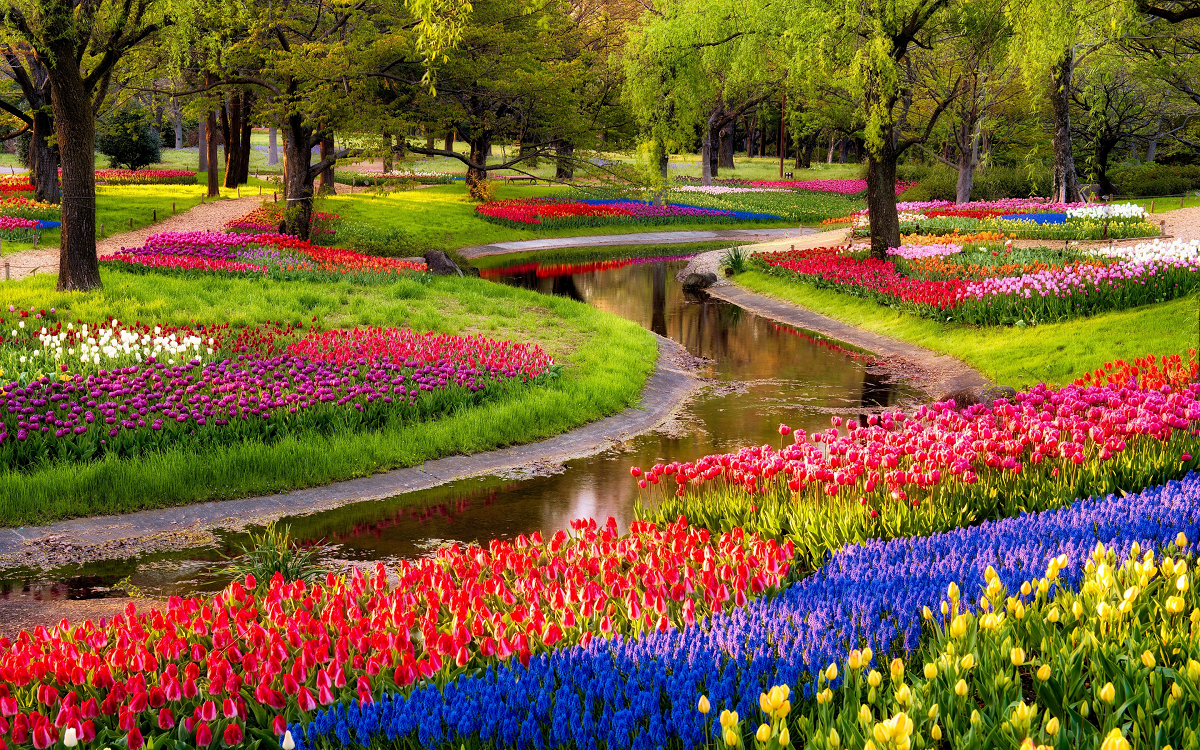
//> input picture image1.png, 1200 x 750 px
$ ./main   (built with g++ and OpenCV 4)
//> lines starting //> are read from the running program, lines starting //| are printed output that depends on the picture
// main.cpp

#include<opencv2/opencv.hpp>

#include<iostream>
#include<conio.h>           // may have to modify this line if not using Windows

///////////////////////////////////////////////////////////////////////////////////////////////////
int main() {

    // open the original image, show an error message and bail if not successful
    cv::Mat imgOriginal = cv::imread("image1.png");
//> imgOriginal is the input picture: 750 rows x 1200 cols, CV_8UC3; mean B, G, R 52.4, 94.2, 120.3
    if (imgOriginal.empty()) {
        std::cout << "error: image not read from file\n\n";
        _getch();          // may have to modify this line if not using Windows
        return(0);
    }
    cv::imshow("imgOriginal", imgOriginal);


    // split the original image into Blue, Green, and Red channels
    std::vector<cv::Mat> imgBgrColorChannels;
    cv::split(imgOriginal, imgBgrColorChannels);
    cv::Mat imgBlue = imgBgrColorChannels[0];
    cv::Mat imgGreen = imgBgrColorChannels[1];
    cv::Mat imgRed = imgBgrColorChannels[2];

    // display the Blue, Green, and Red channel images
    cv::imshow("imgBlue", imgBlue);
    cv::imshow("imgGreen", imgGreen);
    cv::imshow("imgRed", imgRed);

    // split the original image into Hue, Saturation, and Value channels
    cv::Mat imgHsv;
    cv::cvtColor(imgOriginal, imgHsv, CV_BGR2HSV);
//> imgHsv: 750 rows x 1200 cols, CV_8UC3; mean H, S, V 53.4, 188, 135.9
    std::vector<cv::Mat> imgHsvColorChannels;
    cv::split(imgHsv, imgHsvColorChannels);
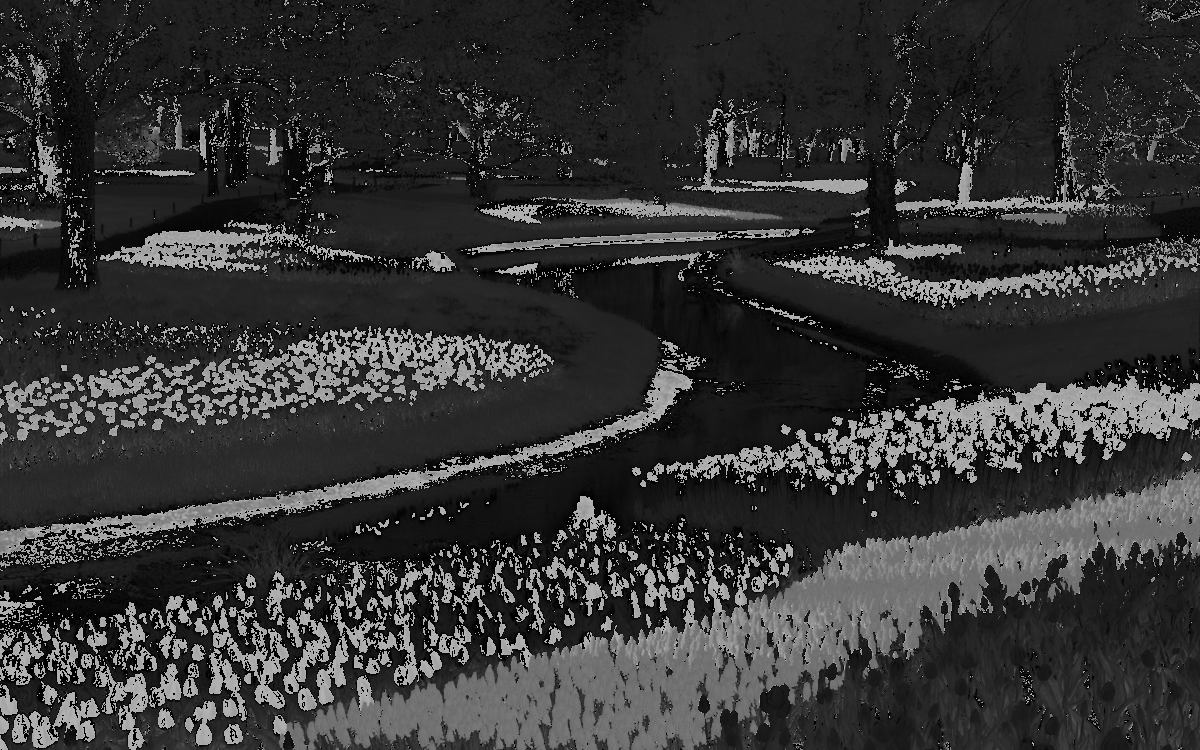
//> imgHsvColorChannels[0]: 750 rows x 1200 cols, CV_8UC1; min 0, max 179, mean 53.4
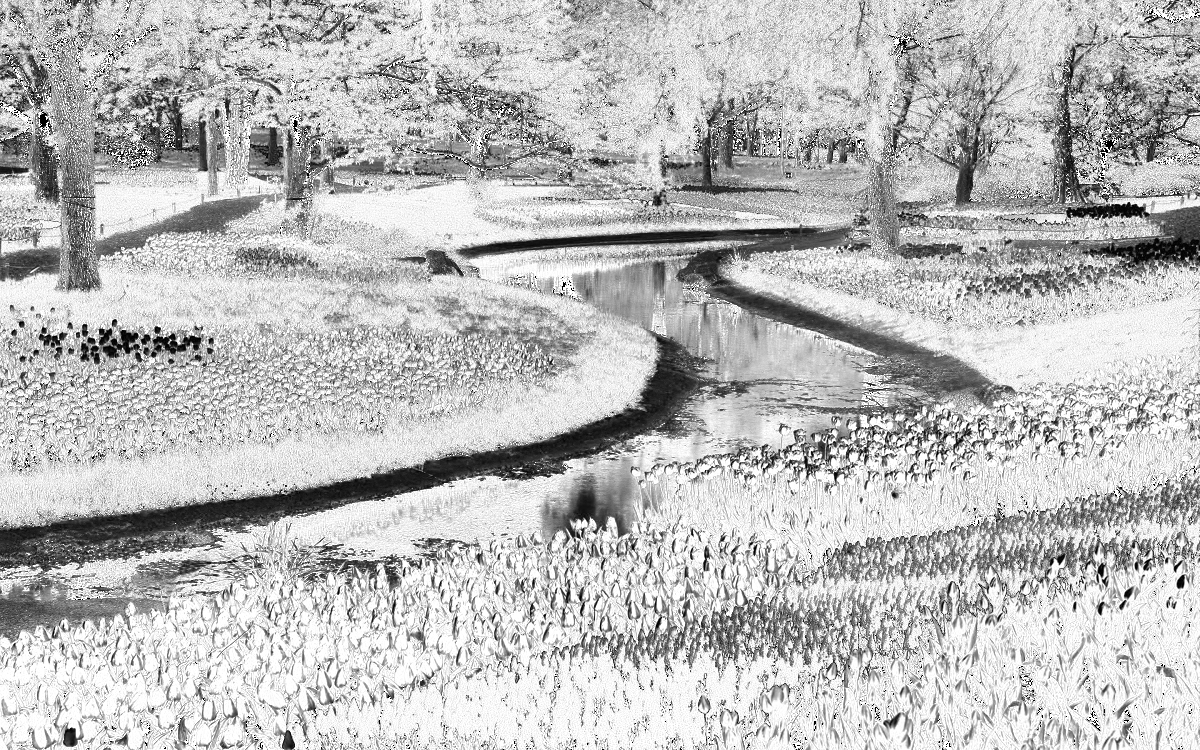
//> imgHsvColorChannels[1]: 750 rows x 1200 cols, CV_8UC1; min 0, max 255, mean 188
    cv::Mat imgHue = imgHsvColorChannels[0];
    cv::Mat imgSat = imgHsvColorChannels[1];
    cv::Mat imgVal = imgHsvColorChannels[2];

    // display the Hue, Saturation, and Value channels
    cv::imshow("imgHue", imgHue);
    cv::imshow("imgSat", imgSat);
    cv::imshow("imgVal", imgVal);

    // split the original image into Luminance, A, and B channels
    cv::Mat imgLab;
    cv::cvtColor(imgOriginal, imgLab, CV_BGR2Lab);
//> imgLab: 750 rows x 1200 cols, CV_8UC3; mean of channels 0, 1, 2 110.8, 134.2, 154.9
    std::vector<cv::Mat> imgLabColorChannels;
    cv::split(imgLab, imgLabColorChannels);
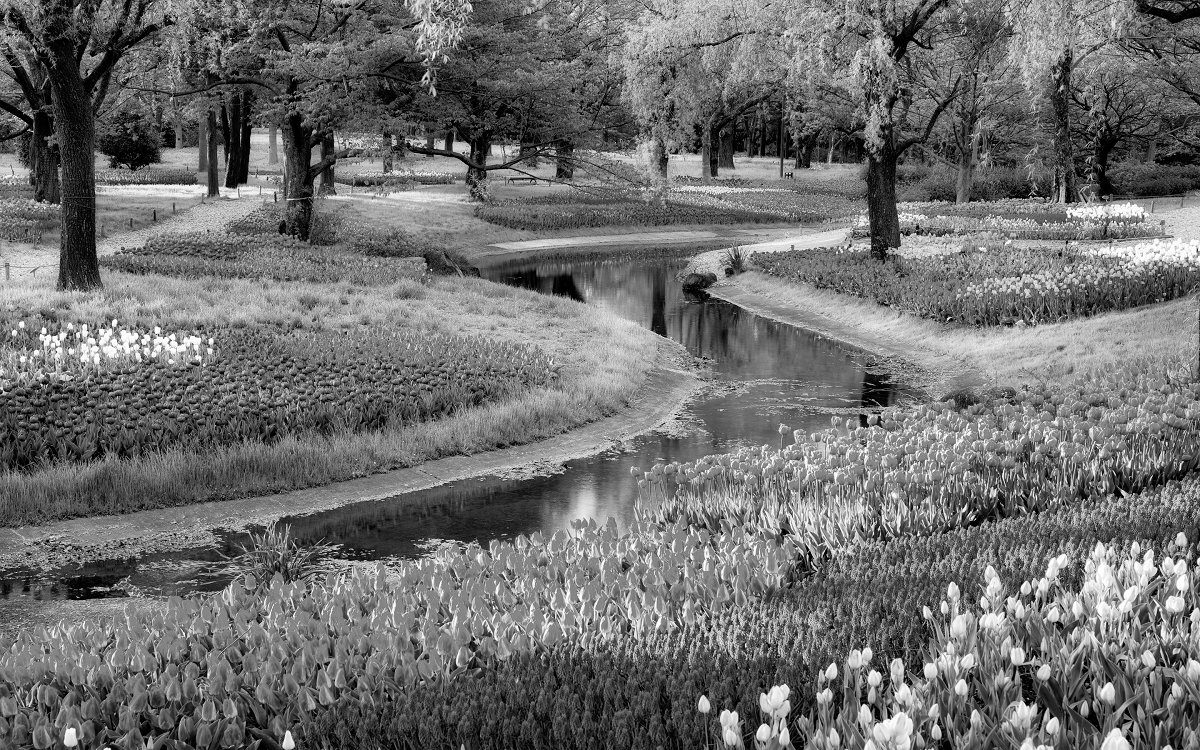
//> imgLabColorChannels[0]: 750 rows x 1200 cols, CV_8UC1; min 0, max 255, mean 110.8
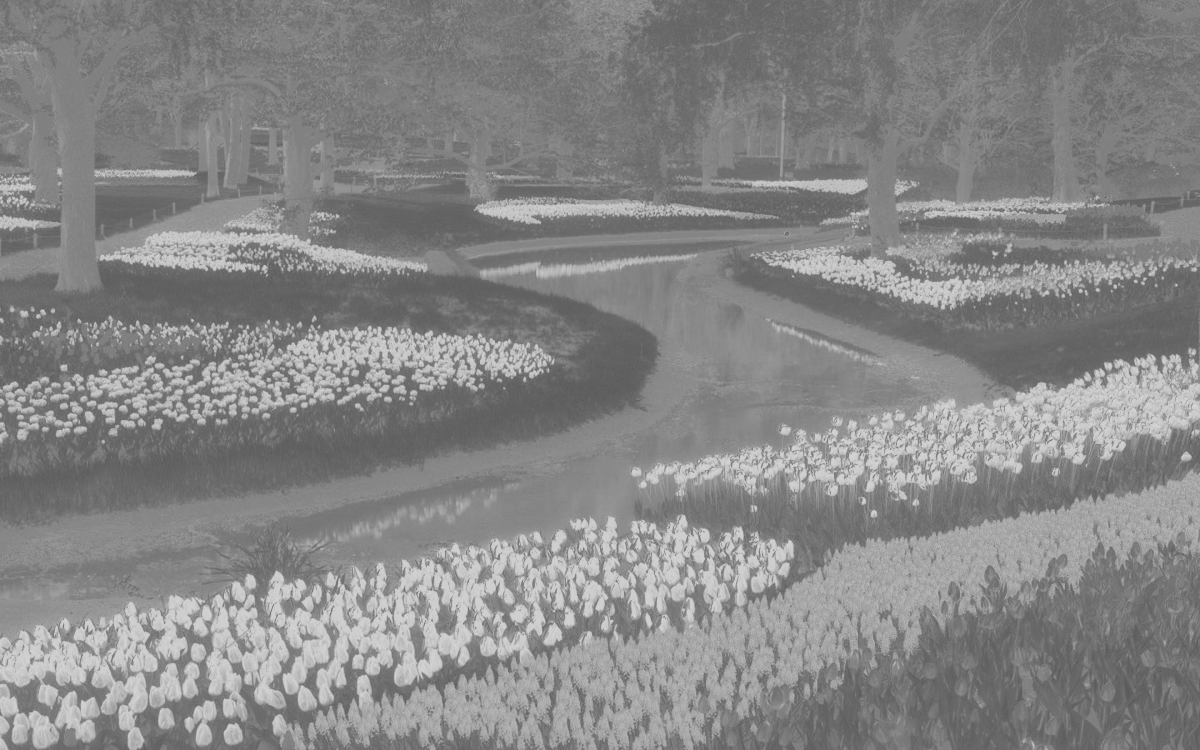
//> imgLabColorChannels[1]: 750 rows x 1200 cols, CV_8UC1; min 89, max 213, mean 134.2
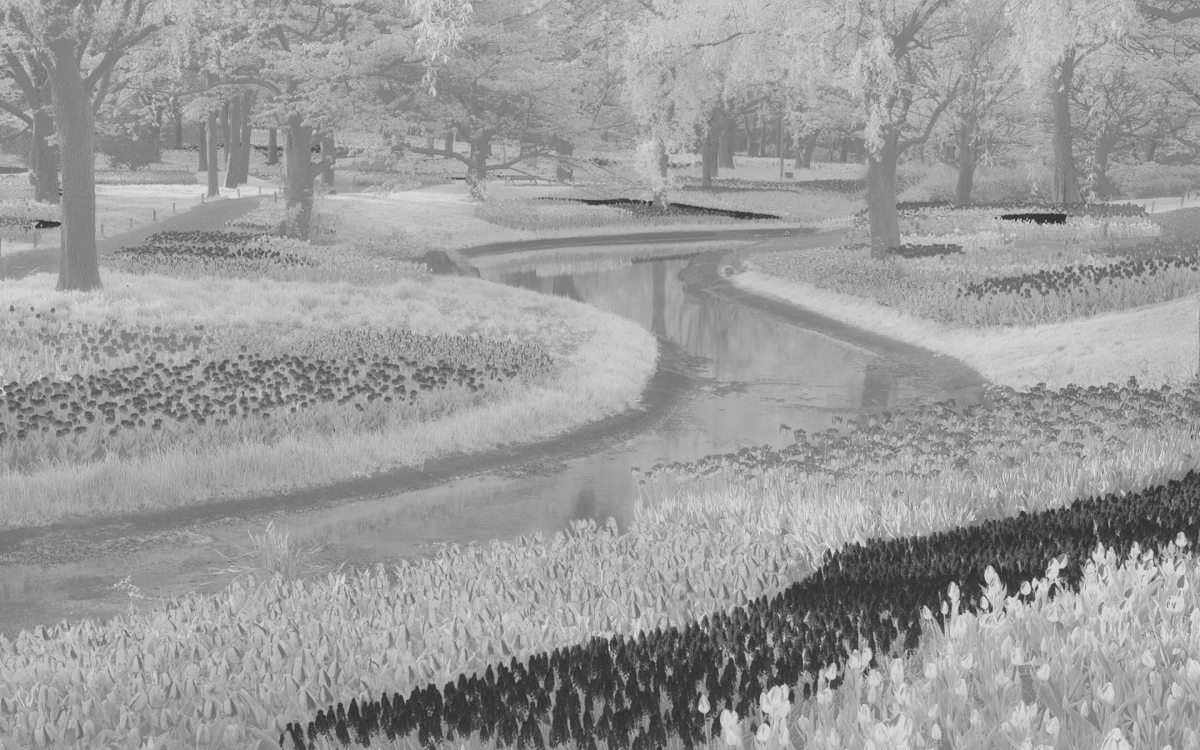
//> imgLabColorChannels[2]: 750 rows x 1200 cols, CV_8UC1; min 41, max 222, mean 154.9
    cv::Mat imgLum = imgLabColorChannels[0];
    cv::Mat imgA = imgLabColorChannels[1];
    cv::Mat imgB = imgLabColorChannels[2];

    // display the Luminance, A, and B channels
    cv::imshow("imgLum", imgLum);
    cv::imshow("imgA", imgA);
    cv::imshow("imgB", imgB);

    cv::waitKey();
    return(0);
}
